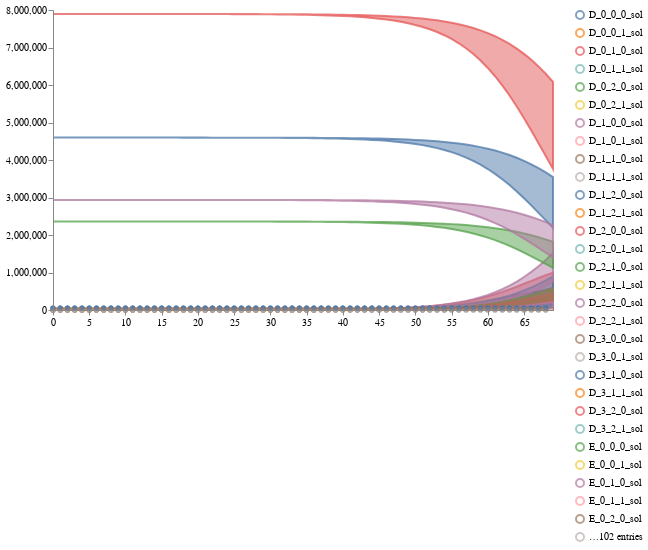

Write notebook code for a chart like this one.
### Markdown cell above
## Load, calibrate and sample an ensemble of one model

### Code cell
num_samples=2
prior_samples = load_and_sample_petri_model(model2_location, num_samples, timepoints=timepoints, method="euler",
                                            visual_options={"title": "Prior Distributions", "subset":".*_sol"}, 
                                            time_unit="days")
#display(prior_samples)

schema = plots.trajectories(pd.DataFrame(prior_samples["data"]), subset=".*_sol",
                            points=test_data.reset_index(drop=True).rename(columns={"I":"I_data", "H":"H_data", "D":"D_data"}))
schema = plots.pad(schema, 5)
plots.ipy_display(schema)

### Figure 1 — Vega specification as saved in the notebook (floating-point values rounded to 4 significant figures; data arrays with more than 128 entries replaced by an {"elided": "..."} marker saying what was removed)
{"$schema": "https://vega.github.io/schema/vega/v5.json", "axes": [{"name": "x_axis", "orient": "bottom", "scale": "xscale", "zindex": 100}, {"name": "y_axis", "orient": "left", "scale": "yscale", "zindex": 100}], "data": [{"name": "distributions", "values": {"elided": "8960 records"}}, {"name": "traces", "transform": [{"expr": "isValid(datum.value)", "type": "filter"}], "values": []}, {"name": "points", "values": {"elided": "207 records"}}, {"name": "markers", "values": []}, {"name": "selected", "on": [{"remove": true, "trigger": "clear"}, {"remove": true, "trigger": "!shift"}, {"insert": "clicked", "trigger": "!shift && clicked"}, {"toggle": "clicked", "trigger": "shift && clicked"}]}], "height": 300, "legends": [{"encode": {"labels": {"interactive": true, "name": "legendLabel", "update": {"opacity": [{"test": "!length(data('selected')) || indata('selected', 'value', datum.value)", "value": 1}, {"value": 0.25}]}}, "symbols": {"interactive": true, "name": "legendSymbol", "update": {"fill": {"value": "transparent"}, "opacity": [{"test": "!length(data('selected')) || indata('selected', 'value', datum.value)", "value": 0.7}, {"value": 0.15}], "size": {"value": 64}, "strokeWidth": {"value": 2}}}}, "name": "color_legend", "stroke": "color"}], "marks": [{"from": {"facet": {"data": "points", "groupby": "trajectory", "name": "points_split"}}, "marks": [{"encode": {"hover": {"fillOpacity": {"value": 0.9}}, "update": {"fill": {"field": "trajectory", "scale": "color"}, "fillOpacity": [{"test": "!length(data('selected')) || indata('selected', 'value', datum.trajectory)", "value": 0.5}, {"value": 0.15}], "size": {"value": 10}, "stroke": {"field": "trajectory", "scale": "color"}, "strokeOpacity": [{"test": "!length(data('selected')) || indata('selected', 'value', datum.trajectory)", "value": 0.75}, {"value": 0.15}], "strokeWidth": {"value": 2}, "tooltip": {"field": "value"}, "x": {"field": "timepoint", "scale": "xscale"}, "y": {"field": "value", "scale": "yscale"}}}, "from": {"data": "points"}, "name": "_points_symbol", "type": "symbol", "zindex": 3}, {"encode": {"hover": {"fillOpacity": {"value": 0.9}}, "update": {"interpolate": {"value": "linear"}, "stroke": {"field": "trajectory", "scale": "color"}, "strokeOpacity": [{"test": "!length(data('selected')) || indata('selected', 'value', datum.trajectory)", "value": 0.3}, {"value": 0.1}], "strokeWidth": {"value": 2}, "x": {"field": "timepoint", "scale": "xscale"}, "y": {"field": "value", "scale": "yscale"}}}, "from": {"data": "points"}, "name": "_points_line", "type": "line", "zindex": 3}], "name": "_points", "type": "group", "zindex": 3}, {"from": {"facet": {"data": "traces", "groupby": "trajectory", "name": "traces_split"}}, "marks": [{"encode": {"hover": {"fillOpacity": {"value": 0.9}}, "update": {"interpolate": {"value": "linear"}, "stroke": {"field": "trajectory", "scale": "color"}, "strokeOpacity": [{"test": "!length(data('selected')) || indata('selected', 'value', datum.trajectory)", "value": 0.75}, {"value": 0.15}], "strokeWidth": {"value": 2}, "x": {"field": "timepoint", "scale": "xscale"}, "y": {"field": "value", "scale": "yscale"}}}, "from": {"data": "traces_split"}, "name": "_traces_lines", "type": "line"}], "name": "_traces", "type": "group", "zindex": 2}, {"from": {"facet": {"data": "distributions", "groupby": "trajectory", "name": "trajectory_split"}}, "marks": [{"encode": {"hover": {"fillOpacity": {"value": 0.9}}, "update": {"fill": {"field": "trajectory", "scale": "color"}, "fillOpacity": [{"test": "!length(data('selected')) || indata('selected', 'value', datum.trajectory)", "value": 0.5}, {"value": 0.15}], "interpolate": {"value": "linear"}, "stroke": {"field": "trajectory", "scale": "color"}, "strokeOpacity": [{"test": "!length(data('selected')) || indata('selected', 'value', datum.trajectory)", "value": 0.75}, {"value": 0.15}], "strokeWidth": {"value": 2}, "x": {"field": "timepoint", "scale": "xscale"}, "y": {"field": "upper", "scale": "yscale"}, "y2": {"field": "lower", "scale": "yscale"}}}, "from": {"data": "trajectory_split"}, "type": "area"}], "name": "_distributions", "type": "group", "zindex": 1}, {"marks": [{"encode": {"enter": {"stroke": {"value": "lightgray"}}, "update": {"opacity": {"value": 1}, "x": {"field": "timepoint", "scale": "xscale"}, "y": {"signal": "height"}, "y2": {"value": 0}}}, "from": {"data": "markers"}, "name": "_marker text", "type": "rule"}, {"encode": {"enter": {"fontSize": {"value": 8}, "text": {"field": "datum.label"}, "y": {"value": 0}}}, "from": {"data": "_marker text"}, "name": "_marker flags", "transform": [{"as": ["x", "_y", "opacity", "align", "baseline"], "lineAnchor": "start", "offset": [1], "size": {"signal": "[width, height]"}, "type": "label"}], "type": "text"}], "name": "_markers", "type": "group"}], "padding": 5, "scales": [{"domain": {"fields": [{"data": "distributions", "field": "timepoint"}, {"data": "traces", "field": "timepoint"}, {"data": "points", "field": "timepoint"}, {"data": "markers", "field": "timepoint"}]}, "name": "xscale", "range": "width", "type": "linear", "zero": false}, {"domain": {"fields": [{"data": "distributions", "field": "lower"}, {"data": "distributions", "field": "upper"}, {"data": "traces", "field": "value"}, {"data": "points", "field": "value"}]}, "name": "yscale", "nice": true, "range": "height", "type": "linear", "zero": true}, {"domain": {"fields": [{"data": "distributions", "field": "trajectory"}, {"data": "traces", "field": "trajectory"}, {"data": "points", "field": "trajectory"}]}, "name": "color", "range": "category", "type": "ordinal"}], "signals": [{"name": "clear", "on": [{"events": "mouseup[!event.item]", "force": true, "update": "true"}], "value": true}, {"name": "shift", "on": [{"events": "@legendSymbol:click, @legendLabel:click", "force": true, "update": "event.shiftKey"}], "value": false}, {"name": "clicked", "on": [{"events": "@legendSymbol:click, @legendLabel:click", "force": true, "update": "{value: datum.value}"}], "value": null}], "width": 500}
